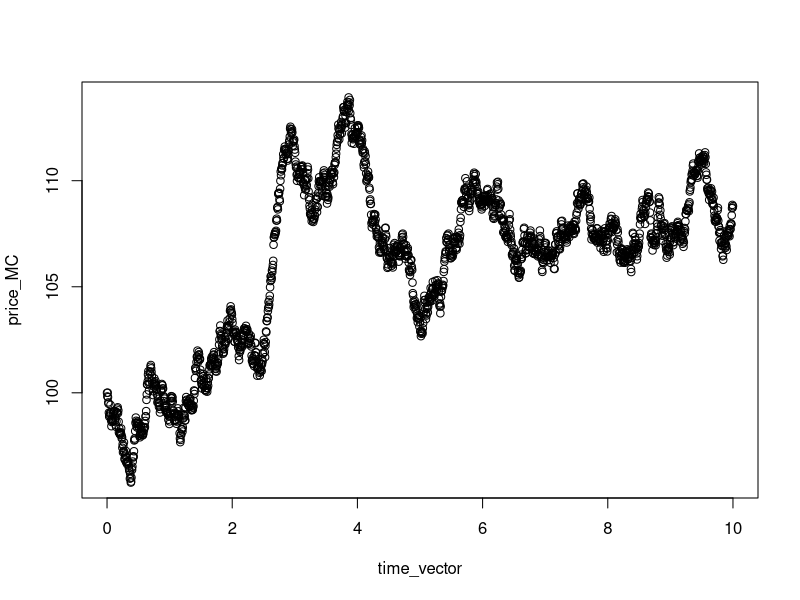
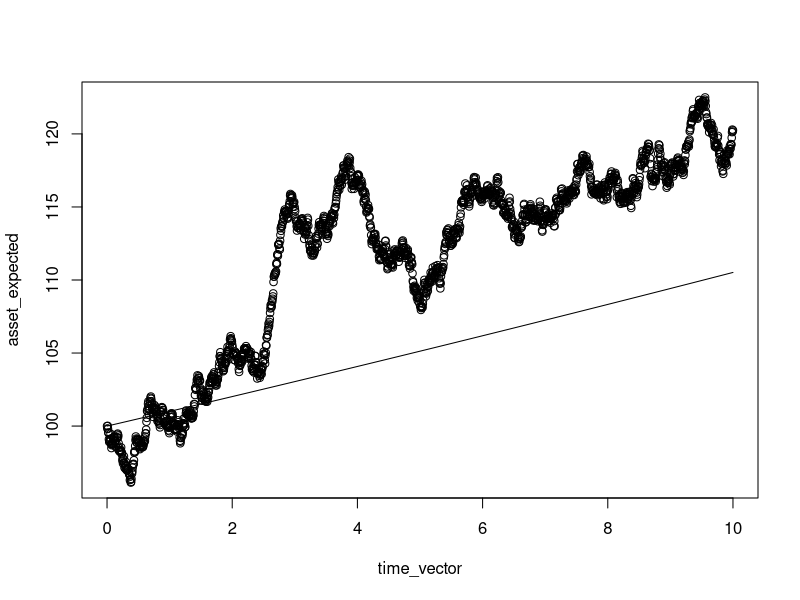
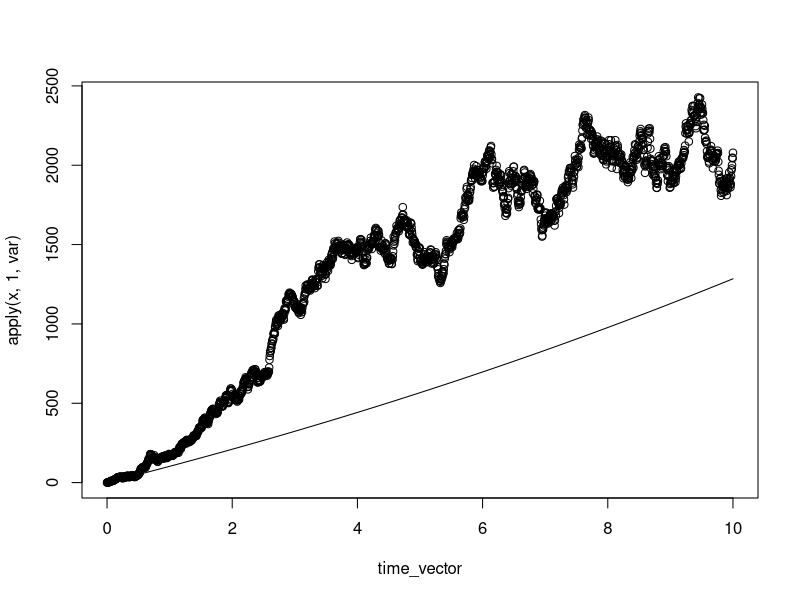
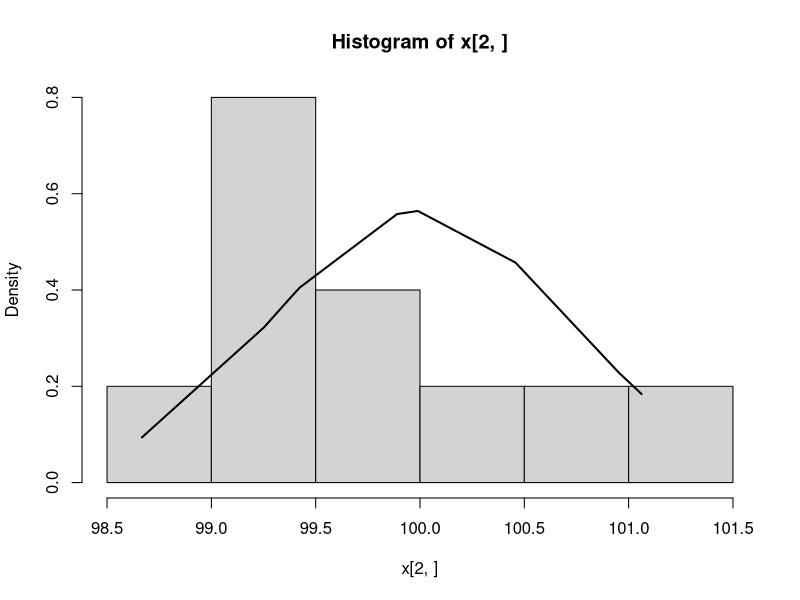
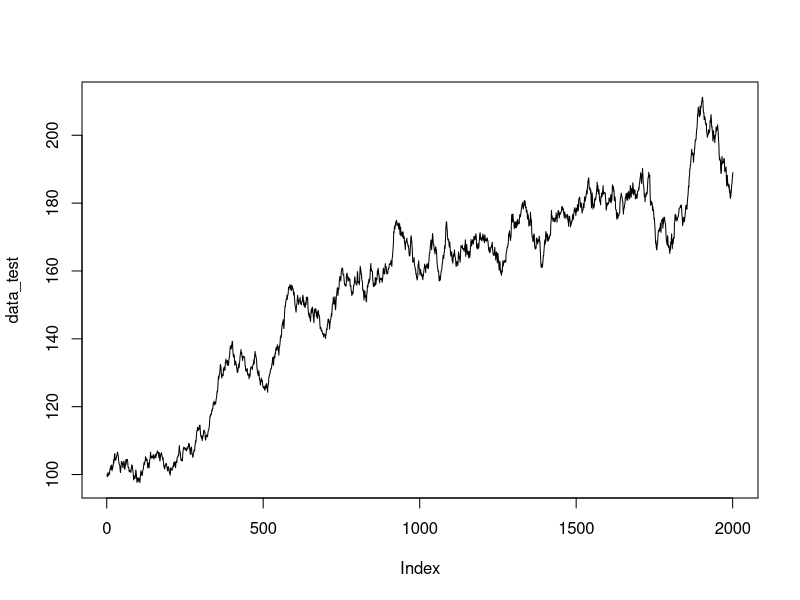
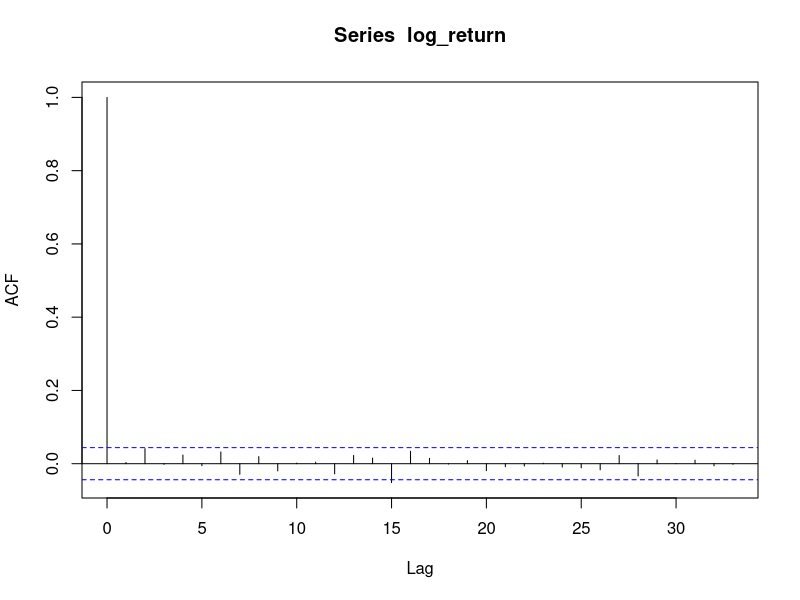
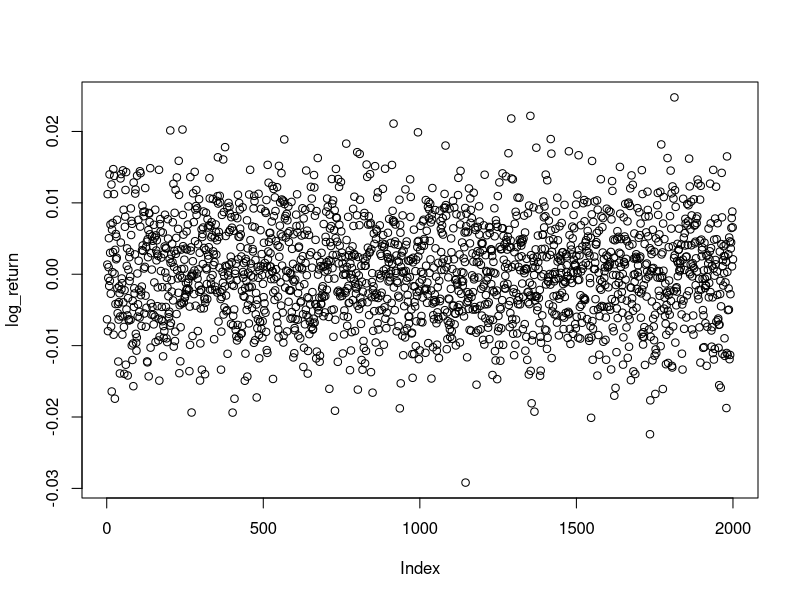
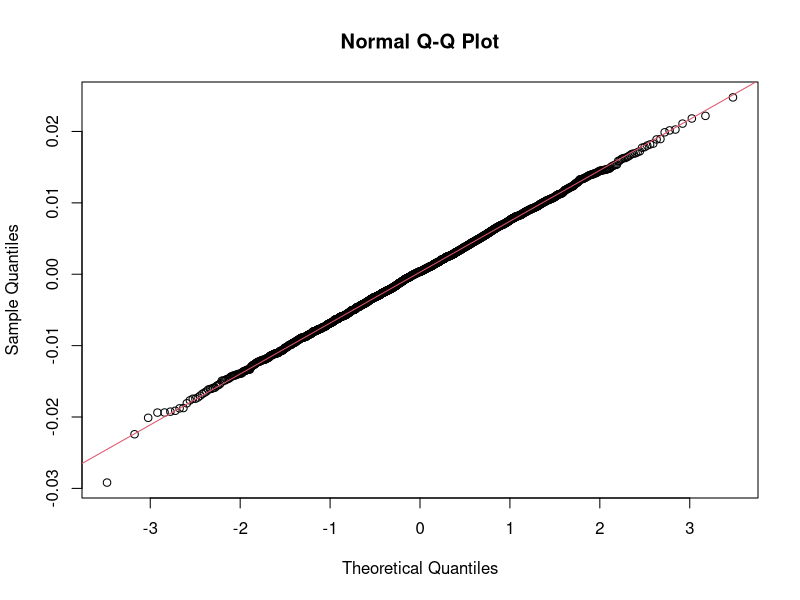

The R source for these figures, in order:
rm(list=ls()) # clears all

library(ggplot2)
library(reshape2)

#### GBM simulation ####

## initialize

x0    <- 100
mu    <- 0.01
sigma <- 0.1


## simulate short rate paths

n  <- 10    # monte carlo simulation paths 
end_time  <- 10
dt <- 1 / 200
time_vector <- seq(0, end_time, by = dt)
m  <- length(time_vector)      # subintervals



x <- matrix(NA, m, n)
x[1,] <- x0

set.seed(2)
for (k in 1:n) {
  for (i in 2:m) {
    dx <- mu * x[i - 1, k] * dt + x[i - 1, k] * sigma * sqrt(dt) * rnorm(1,0,1)
    x[i, k] <- x[i - 1, k] + dx
  }
}



# ## plot
# 
# data <- data.frame('time' = seq(0, m), x)
# data <- melt(data,  id = c('time'))
# 
# ggplot(data, aes(time, value)) +
#   geom_line(aes(colour = variable))

## present value of future expected cash flow

r <- 0.01
price_MC <- rowMeans(1/(1 + r * dt) ^ (0:(m - 1))  * x)
plot(time_vector, price_MC)

## present value of expected future profits

asset_expected <- rowMeans(x)
liability_expected <- 100
profit_expected <- (asset_expected - liability_expected)
pv_profit <- sum(1/(1 + r * dt) ^ (0:(m - 1)) * profit_expected)

## thoeretical expectation and variance of GBM

expectation_theoretical <- x0 * exp(mu * time_vector)
variance_theoretical <- x0^2 * exp(2 * mu * time_vector) * (exp(sigma ^ 2 * time_vector) - 1)
std_theoretical <- sqrt(variance_theoretical)

## compare empirical and theoretical moments

plot(time_vector, asset_expected) 
points(time_vector, expectation_theoretical, type = 'l')

plot(time_vector, apply(x, 1, var)) 
points(time_vector, variance_theoretical, type = 'l')

## compare histogram and thoeretical distribution of GBM

density_theoretical_GBM <- function(s, t, mu, sigma, s0) {
  
  1 / sqrt(2 * pi * s ^ 2 * sigma ^ 2 * t) * 
    exp(
      -((log(s) - log(s0) - (mu - 0.5 * sigma ^ 2) * t) ^ 2 / (2 * sigma ^ 2 * t))
    )
  
}

density <- sapply(sort(x[2,]), function(i) density_theoretical_GBM(s = i, 
                                                                   t = time_vector[2], 
                                                                   mu = mu, 
                                                                   sigma = sigma,
                                                                   s0 = x0))
hist(x[2,], freq = F)
lines(sort(x[2,]), density, lwd = 2)




# ## does the simulation method matter? YES! x_closed_form is wrong because W(t_i) and W(t_{i-1}) are not independent. But in the simulation scheme below we assume independence through the independent normal rv's, and hence the resulting path for x_closed_form is incorrect 
# 
# n  <- 1    # monte carlo simulation paths 
# end_time  <- 10
# dt <- 1 / 12
# time_vector <- seq(0, end_time, by = dt)
# m  <- length(time_vector)     
# 
# x_closed_form <- x_increment <- x_closed_form_increment <- matrix(NA, m, n)
# x_closed_form[1, ] <- x_increment[1, ] <- x_closed_form_increment[1, ] <- x0
# 
# for (k in 1:n) {
#   for (i in 2:m) {
#     Z <- rnorm(1,0,1)
#     dx <- mu * x_increment[i - 1, k] * dt + x_increment[i - 1, k] * sigma * sqrt(dt) * Z
#     x_increment[i, k] <- x_increment[i - 1, k] + dx
#     x_closed_form[i, k] <- x0 * exp((mu - 0.5 * sigma ^ 2) * time_vector[i] + sigma * sqrt(time_vector[i]) * rnorm(1, 0, 1))
#     x_closed_form_increment[i, k] <- x_closed_form_increment[i - 1, k] * exp((mu - 0.5 * sigma ^ 2) * dt + sigma * sqrt(dt) * Z)
#   }
# }
# 
# plot(time_vector, x_closed_form[, 1], type = 'l')
# points(time_vector, x_increment[, 1], type = 'l', col = 'red')
# points(time_vector, x_closed_form_increment[, 1], type = 'l', col = 'blue')
# 
# 
# ## testing black-scholes formula for call option
# 
# source('black_scholes_formula.R')
# 
# strike <- 150
# 
# # theoretical value
# call_value_theoretical <- sapply(time_vector, function(i) {
#   
#   black_scholes_formula(t = 0, 
#                         maturity = i,
#                         s = x0, 
#                         K = strike, 
#                         r = mu, 
#                         sigma = sigma)
#   
# }) 
#   
#   
# 
# 
# # monte carlo value
# 
# call_value_mc <- sapply(time_vector, function(i) {
#   
#   index <- which(time_vector == i)
#   mean(1/(1 + r * dt) ^ (index - 1)  * pmax(0, x[index, ] - strike))
#   
# })
#   
# 
# plot(time_vector, call_value_theoretical, type = 'l')
# points(time_vector, call_value_mc)


## estimate GBM parameters based on one sample path

data_test <- x[, 1]
plot(data_test, type = 'l')

# log returns are normally distibuted
log_return <- log(data_test[-1] / data_test[-m]) 

# test independence of log returns
acf(log_return)
Box.test(log_return, lag = 1, type = "Ljung-Box")

## test normal distribution - not OK in general! Heavier tales than a normal distribution

plot(log_return)

qqnorm(log_return);qqline(log_return, col = 2)
shapiro.test(log_return)

# mle
sigma_mle <- sqrt(var(log_return) / dt)
r_mle <- mean(log_return) / dt + sigma_mle ^ 2 / 2

hist(log_return, freq = FALSE)
lines(sort(log_return), dnorm(sort(log_return), mean = (r_mle - sigma_mle ^ 2 / 2) * dt, sd = sigma_mle * sqrt(dt)), lwd = 2)

var_r <- sigma_mle ^ 2 * (2 + sigma_mle ^ 2 * dt) / (2 * dt) 
var_sigma <- sigma_mle ^ 2 /2

LL <- function(obs, theta) {
  -sum(log(dnorm(obs, theta[1], theta[2])))
}

nlm(function(theta) LL(obs = log_return, theta), c(1, 1), hessian = TRUE)



## confidence interval - forklar hvorfor det vokser med tiden

# sapply(1:m, function(i) quantile(x[i,], c(0.025,0.975)) ) 
